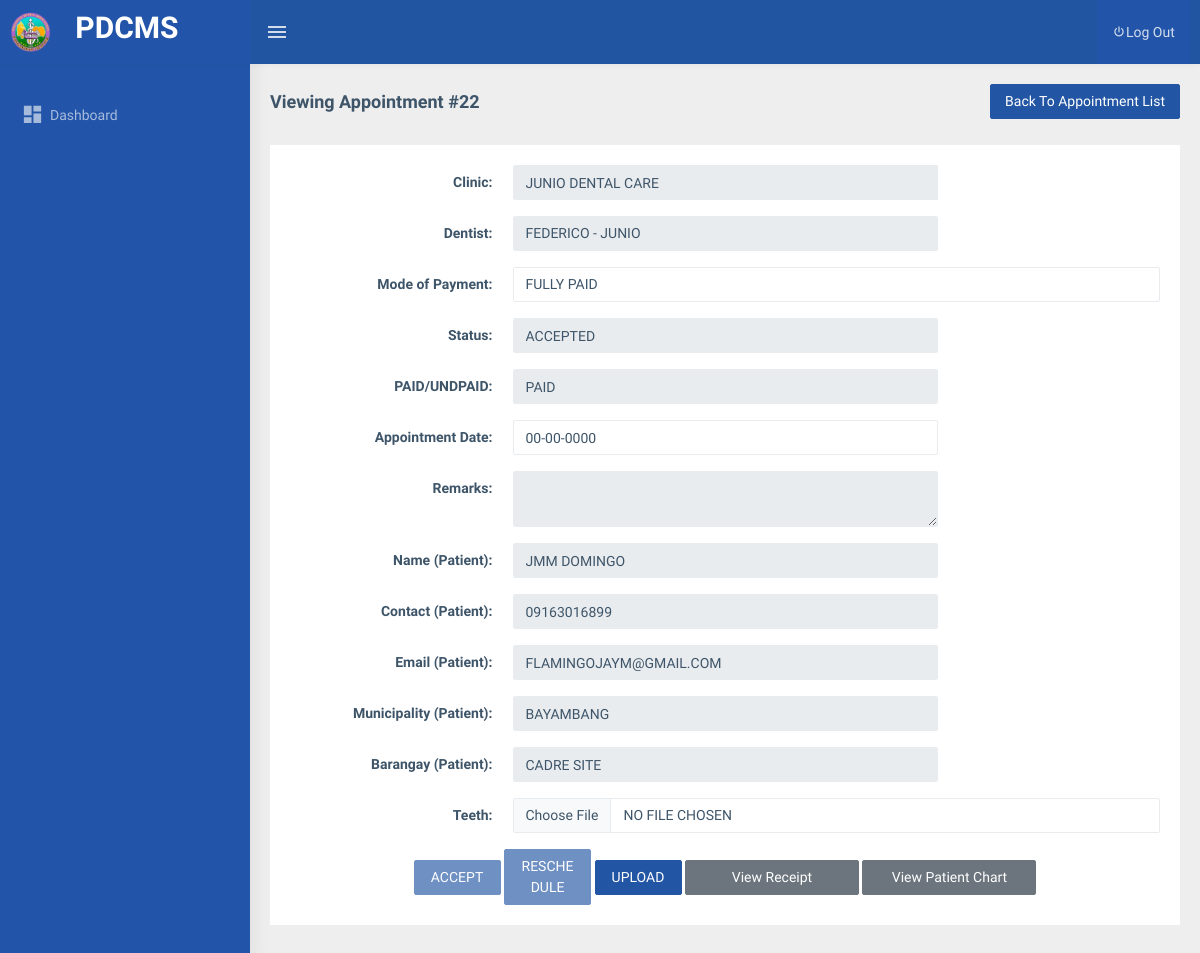
The app's page /dental_admin/view_appointment.php?id=22 with its own data.
### tables this page shows
CREATE TABLE `tbl_clinic` (
  `clinic_id` int(11) NOT NULL AUTO_INCREMENT,
  `name` varchar(255) DEFAULT NULL,
  `image` varchar(255) DEFAULT NULL,
  `description` text DEFAULT NULL,
  `prc_id` varchar(255) DEFAULT NULL,
  `business_permit` varchar(255) DEFAULT NULL,
  `dti` varchar(255) DEFAULT NULL,
  `barangay_clearance` varchar(255) DEFAULT NULL,
  `prc_no` varchar(45) DEFAULT NULL,
  `mayors_permit` varchar(255) DEFAULT NULL,
  `date_created` datetime DEFAULT current_timestamp(),
  PRIMARY KEY (`clinic_id`)
);

CREATE TABLE `tbl_appointment` (
  `id` int(11) NOT NULL AUTO_INCREMENT,
  `patient_id` int(11) DEFAULT NULL,
  `clinic_id` int(11) DEFAULT NULL,
  `appointment_date` date DEFAULT NULL,
  `remarks` text DEFAULT NULL,
  `date_created` date DEFAULT NULL,
  `status_id` int(11) DEFAULT 1,
  `paid_id` int(11) DEFAULT 1,
  `dentist_id` int(11) DEFAULT NULL,
  `image` varchar(255) DEFAULT NULL,
  `mode_of_payment` int(11) DEFAULT NULL,
  `acceptable` int(11) DEFAULT NULL,
  `dental_admin_id` int(11) DEFAULT NULL,
  `paid_amount` float DEFAULT NULL,
  `change_amount` float DEFAULT NULL,
  PRIMARY KEY (`id`)
);

CREATE TABLE `tbl_appointment_status` (
  `id` int(11) NOT NULL AUTO_INCREMENT,
  `name` varchar(255) DEFAULT NULL,
  PRIMARY KEY (`id`)
);

CREATE TABLE `tbl_appointment_paid_status` (
  `id` int(11) NOT NULL AUTO_INCREMENT,
  `name` varchar(255) DEFAULT NULL,
  PRIMARY KEY (`id`)
);

CREATE TABLE `tbl_userinfo` (
  `id` int(255) NOT NULL AUTO_INCREMENT,
  `municipality` varchar(255) NOT NULL,
  `barangay` varchar(255) NOT NULL,
  `email` varchar(255) NOT NULL,
  `contact` varchar(255) DEFAULT NULL,
  `first_name` varchar(255) DEFAULT NULL,
  `last_name` varchar(255) DEFAULT NULL,
  PRIMARY KEY (`id`)
);

CREATE TABLE `tbl_city` (
  `name` text DEFAULT NULL,
  `id` varchar(45) NOT NULL DEFAULT '0',
  `CreatedDate` datetime DEFAULT current_timestamp(),
  PRIMARY KEY (`id`),
  KEY `citymunCode` (`id`)
);

CREATE TABLE `tbl_barangay` (
  `id` text DEFAULT NULL,
  `name` text DEFAULT NULL,
  `city_id` text DEFAULT NULL,
  `CreatedDate` datetime DEFAULT current_timestamp()
);

### includes/functions.php (called while the page is built, shortened)
<?php
function get_one($sql)
{
    $result = mysqli_query($_SESSION['conn'], $sql);
    while ($row = mysqli_fetch_object($result)) {
        return $row;
    }
}
function get_list($sql)
{
    $result = mysqli_query($_SESSION['conn'], $sql);
    $temp = array();
    while ($row = $result->fetch_assoc()) {
        $temp[] = $row;
    }
    return $temp;
}
function get_clinic($id = 0)
{
    return !empty($id)  ? get_one("SELECT c.*,ui.*,b.name as `barangay`, cc.name as `municipality`, concat(ui.first_name,' ', ui.last_name) as `fullname` from tbl_clinic c inner join tbl_user u on u.clinic_id = c.clinic_id and u.access_id = 2 inner join tbl_userinfo ui on ui.id = u.id inner join tbl_city cc on cc.id = ui.municipality inner join tbl_barangay b on b.id = ui.barangay where c.clinic_id = $id limit 1") : null;
}
function get_patient($id = 0)
{
    return !empty($id) ? get_one("SELECT * from tbl_userinfo where id = $id") : '';
}
function get_barangay($id = 0)
{
    return !empty($id) ? get_one("SELECT name from tbl_barangay where id = $id")->name : '';
}
function get_municipality($id = 0)
{
    return !empty($id) ? get_one("SELECT name from tbl_city where id = $id")->name : '';
}
function get_paid_status($id = 0)
{
    return !empty($id) ? get_one("SELECT name from tbl_appointment_paid_status where id = $id")->name : '';
}
function get_appointment_status($id = 0)
{
    return !empty($id) ? get_one("SELECT name from tbl_appointment_status where id = $id")->name : '';
}

### dental_admin/view_appointment.php (the view, shortened to what this page needs)
<?php include 'header.php'; ?>
<div class="page-wrapper">
  <div class="page-breadcrumb">
    <div class="row">
      <div class="col-12 d-flex no-block align-items-center" style="margin-bottom: 6px;">
        <h4 class="page-title">Viewing Appointment #<?= $_GET['id'] ?></h4>
        <div class="ms-auto text-end">
          <a href="appointments.php" class="btn btn-info col-12" type="button" style="margin-right: 4px;">Back To Appointment List</a>
        </div>
      </div>
    </div>
  </div>
  <div class="container-fluid">
    <?php $id = $_GET['id']  ?>
    <?php $clinic_details = get_clinic(get_one("SELECT clinic_id from tbl_appointment where id = $id")->clinic_id); ?>
    <?php $appointment_details = get_one("SELECT DATE_FORMAT(appointment_date,'%m-%d-%Y') as appointment_date, remarks,status_id,paid_id,id,patient_id from tbl_appointment where id = $id"); ?>
    <?php $patient_details = get_patient((int)$appointment_details->patient_id); ?>
    <?php $clinic_details = get_clinic(get_one("SELECT clinic_id from tbl_appointment where id = $id")->clinic_id); ?>
    <div class="row">
      <div class="col-md-12">
        <div class="card">
          <div class="card-body">
            <div class="row">
              <div class="col-md-12">
                <form method="post" onsubmit="return confirm('Are you sure?');" enctype="multipart/form-data">
                  <div class="form-group row">
                    <label for="fname" class="col-sm-3 text-end control-label col-form-label">Clinic:</label>
                    <div class="col-sm-6">
                      <div class="input-group">
                        <input type="text" class="form-control" disabled value="<?= isset($clinic_details->name) ? $clinic_details->name : '' ?>" />
                      </div>
                    </div>
                  </div>
                  <div class="form-group row">
                    <label for="fname" class="col-sm-3 text-end control-label col-form-label">Dentist:</label>
                    <div class="col-sm-6">
                      <div class="input-group">
                        <select id="" class="form-control" name="dentist_id" disabled>
                          <?php if (isset($clinic_details)) { ?>
                            <?php foreach (get_list("select u.id,ui.first_name,ui.last_name from tbl_user u inner join tbl_userinfo ui on ui.id = u.id where u.access_id in(3,2) and u.clinic_id = " . $clinic_details->clinic_id) as $res) { ?>
                              <option value="<?= $res['id'] ?>" <?= ($clinic_details->dentist_id ?? 0) == $res['id'] ? 'selected' : ''  ?>><?= strtoupper($res['first_name'] . ' - ' . $res['last_name']) ?></option>
                            <?php } ?>
                        </select>
                      <?php } ?>
                      </div>
                    </div>
                  </div>
                  <div class="form-group row">
                    <label for="fname" class="col-sm-3 text-end control-label col-form-label">Mode of Payment:</label>
                    <div class="col-sm-9">
                      <div class="input-group">
                        <select id="" class="form-control" name="mode_of_payment" style="width:100px">
                          <?php if (isset($clinic_details)) { ?>
                            <?php foreach (get_list("select * from tbl_mode_of_payment") as $res) { ?>
                              <option value="<?= $res['id'] ?>" <?= ($clinic_details->mode_of_payment ?? 0) == $res['id'] ? 'selected' : ''  ?>><?= strtoupper($res['name']) ?></option>
                            <?php } ?>
                        </select>
                      <?php } ?>
                      </div>
                    </div>
                  </div>
                  <div class="form-group row">
                    <label for="fname" class="col-sm-3 text-end control-label col-form-label">Status:</label>
                    <div class="col-sm-6">
                      <div class="input-group">
                        <input type="text" class="form-control" disabled value="<?= get_appointment_status($appointment_details->status_id) ?>" />
                      </div>
                    </div>
                  </div>
                  <div class="form-group row">
                    <label for="fname" class="col-sm-3 text-end control-label col-form-label">PAID/UNDPAID:</label>
                    <div class="col-sm-6">
                      <div class="input-group">
                        <input type="text" class="form-control" disabled value="<?= get_paid_status($appointment_details->paid_id) ?>" />
                      </div>
                    </div>
                  </div>
                  <div class="form-group row">
                    <label for="fname" class="col-sm-3 text-end control-label col-form-label">Appointment Date:</label>
                    <div class="col-sm-6">
                      <div class="input-group">
                        <input type="text" name="appointment_date" class="form-control mydatepicker" placeholder="mm-dd-yyyy" value="<?= isset($appointment_details->appointment_date) ? $appointment_details->appointment_date : '' ?>" required />
                      </div>
                    </div>
                  </div>
                  <div class="form-group row">
                    <label for="fname" class="col-sm-3 text-end control-label col-form-label">Remarks:</label>
                    <div class="col-sm-6">
                      <div class="input-group">
                        <textarea name="remarks" class="form-control" disabled><?= isset($appointment_details->remarks) ? $appointment_details->remarks : '' ?></textarea>
                      </div>
                    </div>
                  </div>
                  <div class="form-group row">
                    <label for="fname" class="col-sm-3 text-end control-label col-form-label">Name (Patient):</label>
                    <div class="col-sm-6">
                      <div class="input-group">
                        <input type="text" class="form-control" disabled value="<?= strtoupper($patient_details->first_name . " " . $patient_details->last_name) ?>" />
                      </div>
                    </div>
                  </div>
                  <div class="form-group row">
                    <label for="fname" class="col-sm-3 text-end control-label col-form-label">Contact (Patient):</label>
                    <div class="col-sm-6">
                      <div class="input-group">
                        <input type="text" class="form-control" disabled value="<?= $patient_details->contact ?>" />
                      </div>
                    </div>
                  </div>
                  <div class="form-group row">
                    <label for="fname" class="col-sm-3 text-end control-label col-form-label">Email (Patient):</label>
                    <div class="col-sm-6">
                      <div class="input-group">
                        <input type="text" class="form-control" disabled value="<?= $patient_details->email ?>" />
                      </div>
                    </div>
                  </div>
                  <div class="form-group row">
                    <label for="fname" class="col-sm-3 text-end control-label col-form-label">Municipality (Patient):</label>
                    <div class="col-sm-6">
                      <div class="input-group">
                        <input type="text" class="form-control" disabled value="<?= get_municipality($patient_details->municipality) ?>" />
                      </div>
                    </div>
                  </div>
                  <div class="form-group row">
                    <label for="fname" class="col-sm-3 text-end control-label col-form-label">Barangay (Patient):</label>
                    <div class="col-sm-6">
                      <div class="input-group">
                        <input type="text" class="form-control" disabled value="<?= get_barangay($patient_details->barangay) ?>" />
                      </div>
                    </div>
                  </div>
                  <div class="form-group row">
                    <label for="fname" class="col-sm-3 text-end control-label col-form-label">Teeth:</label>
                    <div class="col-sm-9">
                      <div class="input-group">
                        <input type="file" class="form-control" name="file_name" accept=".jpg,.jpeg,.png" />
                      </div>
                    </div>
                  </div>
                  <div class=" text-center">
                    <button class="btn btn-info" style="width:10%" type="submit" name="accept" value="<?= $appointment_details->id ?>" <?= ($appointment_details->status_id > 1) ? 'disabled' : '' ?>> ACCEPT</button>
                    <button class="btn btn-info" style="width:10%" type="submit" name="reject" value="<?= $appointment_details->id ?>" <?= ($appointment_details->status_id > 1) ? 'disabled' : '' ?>> RESCHEDULE</button>
                    <button class="btn btn-info" style="width:10%" type="submit" name="upload"> UPLOAD</button>
                    <a href="view_receipt.php?id=<?= $appointment_details->id ?>" class="btn btn-secondary" style="width:20%">View Receipt</a>
                    <a href="view_record.php?id=<?= $appointment_details->patient_id ?>" class="btn btn-secondary" style="width:20%">View Patient Chart</a>
                  </div>
                </form>
              </div>
            </div>
          </div>
        </div>
      </div>
    </div>
  </div>
  <?php include 'footer.php'; ?>

### dental_admin/view_appointment.php (style rules this page uses)
input { text-transform: uppercase; }

### records on screen
tbl_clinic: name "Junio Dental Care"
tbl_appointment: status.name "ACCEPTED", paid.name "PAID"
tbl_userinfo: first_name+last_name "JMM DOMINGO", contact "09163016899", email "flamingojaym@gmail.com", municipality.name "BAYAMBANG", barangay.name "CADRE SITE"

### other values on screen
$_GET['id'] "22"
form field dentist_id "FEDERICO - JUNIO"
form field mode_of_payment "FULLY PAID"
